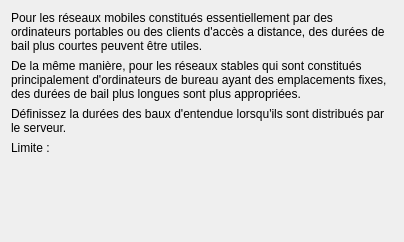
<ui version="4.0" >
 <class>SubnetLeaseTime</class>
 <widget class="QWidget" name="SubnetLeaseTime" >
  <property name="geometry" >
   <rect>
    <x>0</x>
    <y>0</y>
    <width>404</width>
    <height>242</height>
   </rect>
  </property>
  <property name="windowTitle" >
   <string>Form</string>
  </property>
  <layout class="QVBoxLayout" >
   <property name="bottomMargin" >
    <number>0</number>
   </property>
   <item>
    <widget class="QLabel" name="label" >
     <property name="text" >
      <string>Pour les réseaux mobiles constitués essentiellement par des ordinateurs portables ou des clients d'accès a distance, des durées de bail plus courtes peuvent être utiles.</string>
     </property>
     <property name="wordWrap" >
      <bool>true</bool>
     </property>
    </widget>
   </item>
   <item>
    <widget class="QLabel" name="label_2" >
     <property name="text" >
      <string>De la même manière, pour les réseaux stables qui sont constitués principalement d'ordinateurs de bureau ayant des emplacements fixes, des durées de bail plus longues sont plus appropriées.</string>
     </property>
     <property name="wordWrap" >
      <bool>true</bool>
     </property>
    </widget>
   </item>
   <item>
    <widget class="QLabel" name="label_3" >
     <property name="text" >
      <string>Définissez la durées des baux d'entendue lorsqu'ils sont distribués par le serveur.</string>
     </property>
     <property name="wordWrap" >
      <bool>true</bool>
     </property>
    </widget>
   </item>
   <item>
    <widget class="QLabel" name="label_4" >
     <property name="text" >
      <string>Limite :</string>
     </property>
    </widget>
   </item>
   <item>
    <widget class="TimeLeaseEditor" native="1" name="leaseTimeEdit" >
     <property name="sizePolicy" >
      <sizepolicy vsizetype="Expanding" hsizetype="Preferred" >
       <horstretch>0</horstretch>
       <verstretch>0</verstretch>
      </sizepolicy>
     </property>
    </widget>
   </item>
  </layout>
 </widget>
 <customwidgets>
  <customwidget>
   <class>TimeLeaseEditor</class>
   <extends>QWidget</extends>
   <header>timeleaseeditor.h</header>
   <container>1</container>
  </customwidget>
 </customwidgets>
 <resources/>
 <connections/>
</ui>
